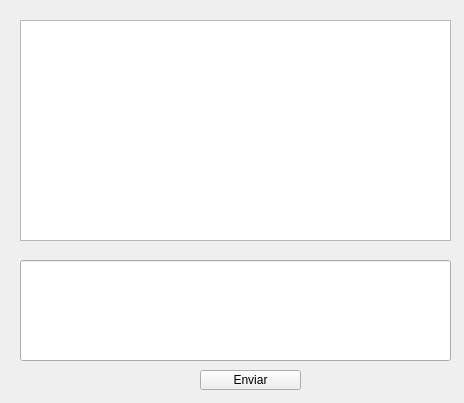
<?xml version="1.0" encoding="UTF-8"?>
<ui version="4.0">
 <class>Form</class>
 <widget class="QWidget" name="Form">
  <property name="geometry">
   <rect>
    <x>0</x>
    <y>0</y>
    <width>464</width>
    <height>403</height>
   </rect>
  </property>
  <property name="windowTitle">
   <string>Form</string>
  </property>
  <widget class="QTextBrowser" name="textBrowser">
   <property name="geometry">
    <rect>
     <x>20</x>
     <y>20</y>
     <width>431</width>
     <height>221</height>
    </rect>
   </property>
   <property name="font">
    <font>
     <pointsize>15</pointsize>
    </font>
   </property>
  </widget>
  <widget class="QPushButton" name="pushButton">
   <property name="geometry">
    <rect>
     <x>200</x>
     <y>370</y>
     <width>101</width>
     <height>20</height>
    </rect>
   </property>
   <property name="text">
    <string>Enviar</string>
   </property>
  </widget>
  <widget class="QLineEdit" name="lineEdit">
   <property name="geometry">
    <rect>
     <x>20</x>
     <y>260</y>
     <width>431</width>
     <height>101</height>
    </rect>
   </property>
   <property name="font">
    <font>
     <pointsize>20</pointsize>
    </font>
   </property>
  </widget>
 </widget>
 <resources/>
 <connections/>
</ui>
